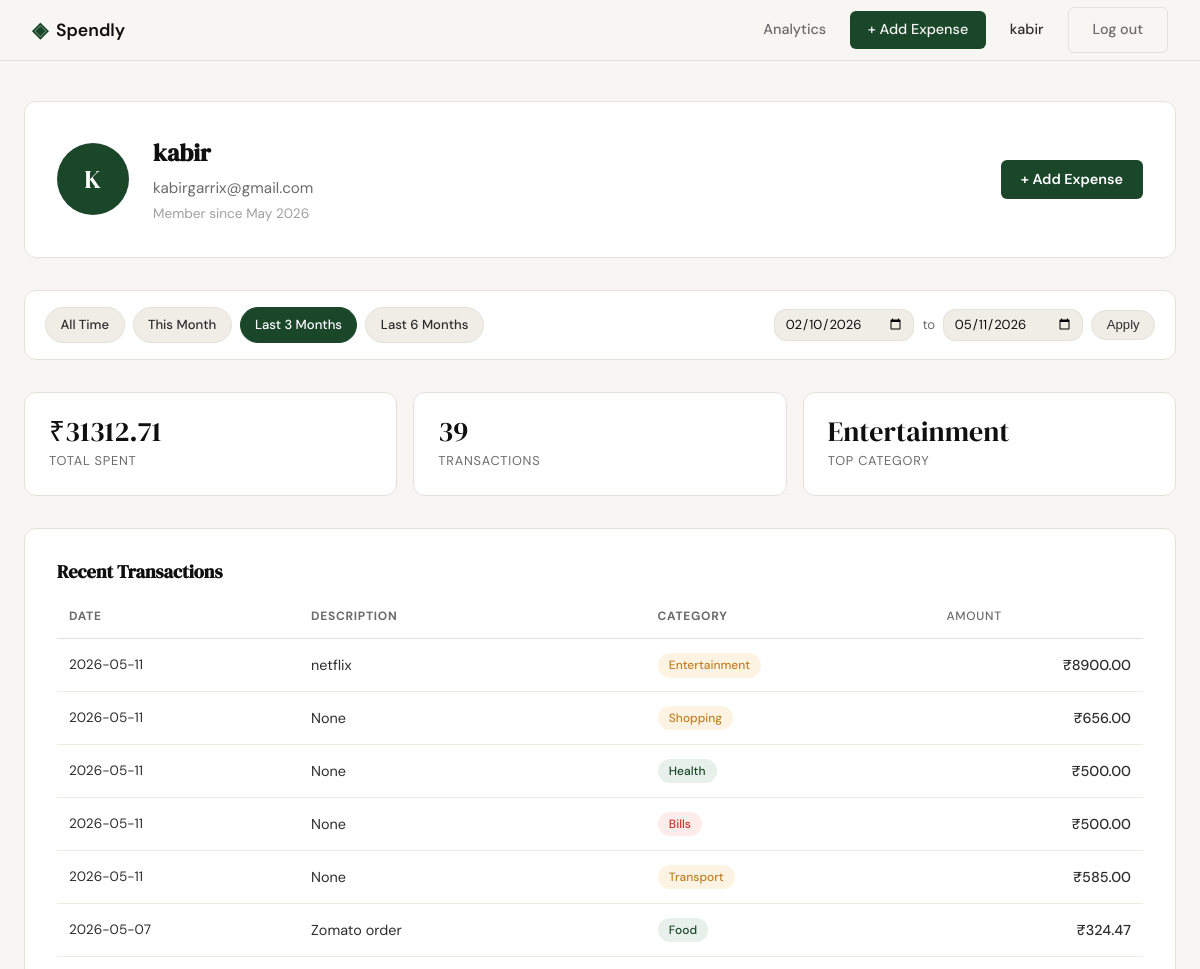
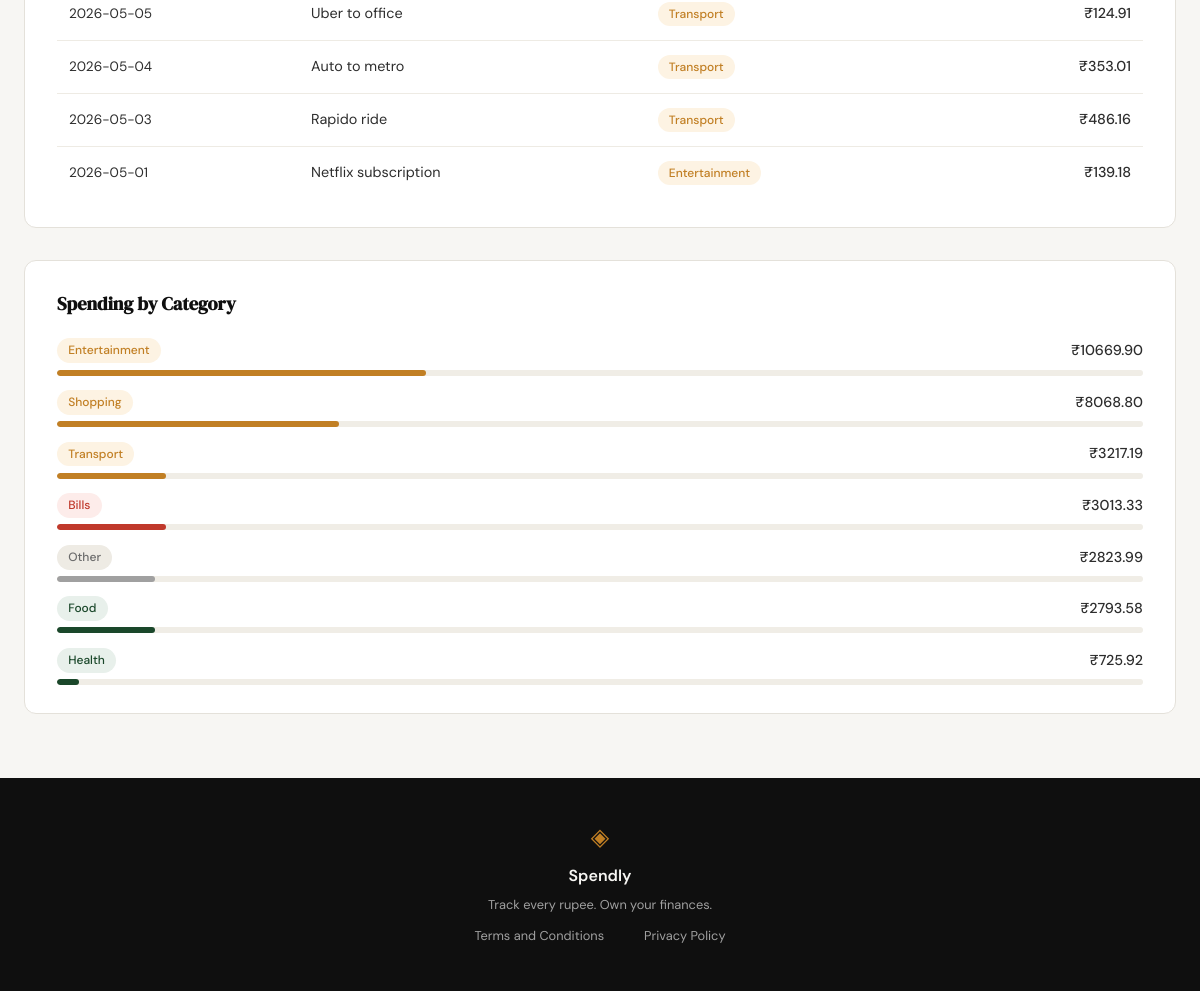
The page /profile?date_from=2026-02-10&date_to=2026-05-11 (signed in) on the database its author committed (2 pictures, top to bottom).
### tables this page shows
CREATE TABLE users (
            id            INTEGER PRIMARY KEY AUTOINCREMENT,
            name          TEXT    NOT NULL,
            email         TEXT    UNIQUE NOT NULL,
            password_hash TEXT    NOT NULL,
            created_at    TEXT    DEFAULT (datetime('now'))
        );

CREATE TABLE expenses (
            id          INTEGER PRIMARY KEY AUTOINCREMENT,
            user_id     INTEGER NOT NULL REFERENCES users(id),
            amount      REAL    NOT NULL,
            category    TEXT    NOT NULL,
            date        TEXT    NOT NULL,
            description TEXT,
            created_at  TEXT    DEFAULT (datetime('now'))
        );

### app.py (the view)
@app.route("/profile")
def profile():
    if not session.get("user_id"):
        return redirect(url_for("login"))
    name = session.get("user_name", "")
    initials = "".join(part[0].upper() for part in name.split() if part)[:2]
    db_user = get_user_by_id(session["user_id"])
    user = {
        "name": name,
        "email": session.get("user_email", ""),
        "member_since": db_user["member_since"] if db_user else "",
        "initials": initials,
    }
    raw_from = request.args.get("date_from", "").strip()
    raw_to = request.args.get("date_to", "").strip()
    date_from = date_to = None
    try:
        if raw_from:
            datetime.datetime.strptime(raw_from, "%Y-%m-%d")
            date_from = raw_from
        if raw_to:
            datetime.datetime.strptime(raw_to, "%Y-%m-%d")
            date_to = raw_to
    except ValueError:
        date_from = date_to = None
    if date_from and date_to and date_from > date_to:
        flash("Start date must be before end date.")
        date_from = date_to = None
    today = datetime.date.today()
    presets = {
        "this_month": (today.replace(day=1).isoformat(), today.isoformat()),
        "last_3_months": ((today - datetime.timedelta(days=90)).isoformat(), today.isoformat()),
        "last_6_months": ((today - datetime.timedelta(days=180)).isoformat(), today.isoformat()),
    }
    active_preset = "all_time"
    if date_from and date_to:
        active_preset = "custom"
        for preset_key, (pf, pt) in presets.items():
            if date_from == pf and date_to == pt:
                active_preset = preset_key
                break
    stats = get_summary_stats(session["user_id"], date_from, date_to)
    transactions = get_recent_transactions(session["user_id"], date_from=date_from, date_to=date_to)
    categories = get_category_breakdown(session["user_id"], date_from, date_to)
    return render_template("profile.html", user=user, stats=stats,
                           transactions=transactions, categories=categories,
                           date_from=date_from, date_to=date_to,
                           presets=presets, active_preset=active_preset)

### database/db.py (called while the page is built)
def get_db():
    if 'db' not in g:
        db_path = current_app.config.get('DATABASE', 'spendly.db')
        g.db = sqlite3.connect(db_path)
        g.db.row_factory = sqlite3.Row
        g.db.execute('PRAGMA foreign_keys = ON')
    return g.db

### database/queries.py (called while the page is built)
def get_user_by_id(user_id):
    row = get_db().execute('SELECT * FROM users WHERE id = ?', (user_id,)).fetchone()
    if row is None:
        return None
    try:
        member_since = datetime.strptime(row["created_at"][:10], "%Y-%m-%d").strftime("%B %Y")
    except (ValueError, TypeError):
        member_since = row["created_at"]
    return {"name": row["name"], "email": row["email"], "member_since": member_since}

def get_recent_transactions(user_id, limit=10, date_from=None, date_to=None):
    use_date = date_from and date_to
    date_clause = " AND date BETWEEN ? AND ?" if use_date else ""
    params = [user_id] + ([date_from, date_to] if use_date else []) + [limit]
    rows = get_db().execute(
        'SELECT date, description, category, amount FROM expenses '
        'WHERE user_id = ?' + date_clause + ' ORDER BY date DESC LIMIT ?',
        params
    ).fetchall()
    return [dict(r) for r in rows]

def get_summary_stats(user_id, date_from=None, date_to=None):
    db = get_db()
    use_date = date_from and date_to
    date_clause = " AND date BETWEEN ? AND ?" if use_date else ""
    params = (user_id, date_from, date_to) if use_date else (user_id,)
    row = db.execute(
        'SELECT COALESCE(SUM(amount), 0) AS total_spent, COUNT(*) AS transaction_count '
        'FROM expenses WHERE user_id = ?' + date_clause,
        params
    ).fetchone()
    top = db.execute(
        'SELECT category FROM expenses WHERE user_id = ?' + date_clause +
        ' GROUP BY category ORDER BY SUM(amount) DESC LIMIT 1',
        params
    ).fetchone()
    return {
        "total_spent": row["total_spent"],
        "transaction_count": row["transaction_count"],
        "top_category": top["category"] if top else "—",
    }

### templates/profile.html (shortened to what this page needs)
{% extends "base.html" %}
{% block head %}
    <link rel="stylesheet" href="{{ url_for('static', filename='css/profile.css') }}">
{% endblock %}
{% block content %}
<div class="profile-container">
    <div class="profile-header">
        <div class="avatar">{{ user.initials }}</div>
        <div class="profile-meta">
            <h1 class="profile-name">{{ user.name }}</h1>
            <p class="profile-email">{{ user.email }}</p>
            <p class="profile-since">Member since {{ user.member_since }}</p>
        </div>
        <a href="{{ url_for('add_expense') }}" class="btn-add-expense profile-add-btn">+ Add Expense</a>
    </div>
    <div class="filter-bar">
        <div class="filter-presets">
            <a href="{{ url_for('profile') }}"
               class="filter-btn{% if active_preset == 'all_time' %} filter-btn--active{% endif %}">All Time</a>
            <a href="{{ url_for('profile', date_from=presets.this_month[0], date_to=presets.this_month[1]) }}"
               class="filter-btn{% if active_preset == 'this_month' %} filter-btn--active{% endif %}">This Month</a>
            <a href="{{ url_for('profile', date_from=presets.last_3_months[0], date_to=presets.last_3_months[1]) }}"
               class="filter-btn{% if active_preset == 'last_3_months' %} filter-btn--active{% endif %}">Last 3 Months</a>
            <a href="{{ url_for('profile', date_from=presets.last_6_months[0], date_to=presets.last_6_months[1]) }}"
               class="filter-btn{% if active_preset == 'last_6_months' %} filter-btn--active{% endif %}">Last 6 Months</a>
        </div>
        <form class="filter-custom" method="get" action="{{ url_for('profile') }}">
            <input type="date" name="date_from" value="{{ date_from or '' }}">
            <span class="filter-sep">to</span>
            <input type="date" name="date_to" value="{{ date_to or '' }}">
            <button type="submit" class="filter-btn">Apply</button>
        </form>
    </div>
    <div class="stats-row">
        <div class="stat-card">
            <span class="stat-value">₹{{ "%.2f"|format(stats.total_spent) }}</span>
            <span class="stat-label">Total Spent</span>
        </div>
        <div class="stat-card">
            <span class="stat-value">{{ stats.transaction_count }}</span>
            <span class="stat-label">Transactions</span>
        </div>
        <div class="stat-card">
            <span class="stat-value">{{ stats.top_category }}</span>
            <span class="stat-label">Top Category</span>
        </div>
    </div>
    <section class="profile-section">
        <h2 class="section-title">Recent Transactions</h2>
        <div class="table-wrapper">
            <table class="transactions-table">
                <thead>
                    <tr>
                        <th>Date</th>
                        <th>Description</th>
                        <th>Category</th>
                        <th class="col-amount">Amount</th>
                    </tr>
                </thead>
                <tbody>
                    {% if transactions %}
                    {% for tx in transactions %}
                    <tr>
                        <td class="col-date">{{ tx.date }}</td>
                        <td>{{ tx.description }}</td>
                        <td><span class="badge badge-{{ tx.category|lower }}">{{ tx.category }}</span></td>
                        <td class="col-amount">₹{{ "%.2f"|format(tx.amount) }}</td>
                    </tr>
                    {% endfor %}
                    {% else %}
                    <tr><td colspan="4" class="empty-state">No transactions found for this period.</td></tr>
                    {% endif %}
                </tbody>
            </table>
        </div>
    </section>
    <section class="profile-section">
        <h2 class="section-title">Spending by Category</h2>
        {% if categories %}
        <ul class="category-list">
            {% for cat in categories %}
            <li class="category-row">
                <div class="category-info">
                    <span class="badge badge-{{ cat.name|lower }}">{{ cat.name }}</span>
                    <span class="category-total">₹{{ "%.2f"|format(cat.total) }}</span>
                </div>
                <div class="progress-bar-track">
                    <div class="progress-bar-fill badge-{{ cat.name|lower }}" style="--pct: {{ cat.percentage }}%"></div>
                </div>
            </li>
            {% endfor %}
        </ul>
        {% else %}
        <p class="empty-state">No spending data for this period.</p>
        {% endif %}
    </section>
</div>
{% endblock %}

### templates/base.html (shortened to what this page needs)
<!DOCTYPE html>
<html lang="en">
<head>
    <link rel="stylesheet" href="{{ url_for('static', filename='css/style.css') }}">
    {% block head %}{% endblock %}
</head>
<body>
    <nav class="navbar">
        <div class="nav-inner">
            <a href="{{ url_for('landing') }}" class="nav-brand">
                <span class="brand-icon">◈</span>
                <span class="brand-name">Spendly</span>
            </a>
            <div class="nav-links">
                {% if session.get("user_id") %}
                    <a href="{{ url_for('analytics') }}" class="{% if request.endpoint == 'analytics' %}nav-active{% endif %}">Analytics</a>
                    <a href="{{ url_for('add_expense') }}" class="nav-add-btn">+ Add Expense</a>
                    <span class="nav-username">{{ session.get("user_name") }}</span>
                    <a href="{{ url_for('logout') }}" class="btn-ghost">Log out</a>
                {% else %}
                    <a href="{{ url_for('login') }}">Sign in</a>
                    <a href="{{ url_for('register') }}" class="nav-cta">Get started</a>
                {% endif %}
            </div>
        </div>
    </nav>
    <main class="main-content">
        {% block content %}{% endblock %}
    </main>
    <footer class="footer">
        <div class="footer-inner">
            <span class="brand-icon">◈</span>
            <span class="footer-name">Spendly</span>
            <p class="footer-copy">Track every rupee. Own your finances.</p>
            <div class="footer-links">
                <a href="/terms">Terms and Conditions</a><br>
                <a href="/privacy">Privacy Policy</a>
            </div>
        </div>
    </footer>
</body>
</html>

### static/css/style.css (style rules this page uses)
:root { --ink: #0f0f0f; --ink-soft: #2d2d2d; --ink-muted: #6b6b6b; --ink-faint: #a0a0a0; --paper: #f7f6f3; --paper-warm: #f0ede6; --paper-card: #ffffff; --accent: #1a472a; --accent-light: #e8f0eb; --accent-2: #c17f24; --accent-2-light: #fdf3e3; --danger: #c0392b; --danger-light: #fdecea; --border: #e4e1da; --border-soft: #eeebe4; --font-display: 'DM Serif Display', Georgia, serif; --font-body: 'DM Sans', system-ui, sans-serif; --max-width: 1200px; --auth-width: 440px; --radius-sm: 6px; --radius-md: 12px; --radius-lg: 20px; }
*, *::before, *::after { box-sizing: border-box; margin: 0; padding: 0; }
html { font-size: 16px; scroll-behavior: smooth; }
body { background: var(--paper); color: var(--ink); font-family: var(--font-body); font-size: 1rem; line-height: 1.6; -webkit-font-smoothing: antialiased; }
a { color: inherit; text-decoration: none; }
.navbar { position: sticky; top: 0; z-index: 100; background: var(--paper); border-bottom: 1px solid var(--border); padding: 0 2rem; }
.nav-inner { max-width: var(--max-width); margin: 0 auto; height: 60px; display: flex; align-items: center; justify-content: space-between; }
.nav-brand { display: flex; align-items: center; gap: 0.5rem; font-family: var(--font-body); font-weight: 600; font-size: 1.1rem; color: var(--ink); }
.brand-icon { color: var(--accent); font-size: 1.3rem; }
.brand-name { color: var(--ink); }
.nav-links { display: flex; align-items: center; gap: 1.5rem; font-size: 0.9rem; font-weight: 500; }
.nav-links a { color: var(--ink-muted); transition: color 0.2s; }
.main-content { min-height: calc(100vh - 60px - 100px); }
.btn-ghost { display: inline-block; background: transparent; color: var(--ink-soft); padding: 0.65rem 1.5rem; border-radius: var(--radius-sm); font-size: 0.9rem; font-weight: 500; border: 1px solid var(--border); transition: all 0.2s; text-decoration: none; }
.footer { background: var(--ink); color: var(--paper); padding: 2.5rem 2rem; text-align: center; }
.footer-inner { display: flex; flex-direction: column; align-items: center; gap: 0.4rem; }
.footer .brand-icon { color: var(--accent-2); font-size: 1.5rem; }
.footer-name { font-weight: 600; font-size: 1rem; }
.footer-copy { font-size: 0.8rem; color: var(--ink-faint); }
.footer-links { display: flex; gap: 1.25rem; margin-top: 0.25rem; }
.footer-links a { font-size: 0.8rem; color: var(--ink-faint); transition: color 0.2s; }
.nav-add-btn { background: var(--accent) !important; color: var(--paper) !important; padding: 0.45rem 1.1rem; border-radius: var(--radius-sm); transition: background 0.2s !important; }

### rows shown on the page
users: get "kabir", name "kabir", email "kabirgarrix@gmail.com"
expenses: date "2026-05-11", description "netflix", category "Entertainment", amount "8900.00"
expenses: date "2026-05-11", description "None", category "Shopping", amount "656.00"
expenses: date "2026-05-11", description "None", category "Health", amount "500.00"
expenses: date "2026-05-11", description "None", category "Bills", amount "500.00"
expenses: date "2026-05-11", description "None", category "Transport", amount "585.00"
expenses: date "2026-05-07", description "Zomato order", category "Food", amount "324.47"
expenses: date "2026-05-05", description "Uber to office", category "Transport", amount "124.91"
expenses: date "2026-05-04", description "Auto to metro", category "Transport", amount "353.01"
expenses: date "2026-05-03", description "Rapido ride", category "Transport", amount "486.16"
expenses: date "2026-05-01", description "Netflix subscription", category "Entertainment", amount "139.18"

### other values the page prints
{{ user.initials }} "K"
{{ user.member_since }} "May 2026"
{{ "%.2f"|format(stats.total_spent) }} "31312.71"
{{ stats.transaction_count }} "39"
{{ stats.top_category }} "Entertainment"
{{ cat.name }} "Entertainment" "Shopping" "Transport" "Bills" "Other" "Food" "Health"
{{ "%.2f"|format(cat.total) }} "10669.90" "8068.80" "3217.19" "3013.33" "2823.99" "2793.58" "725.92"
